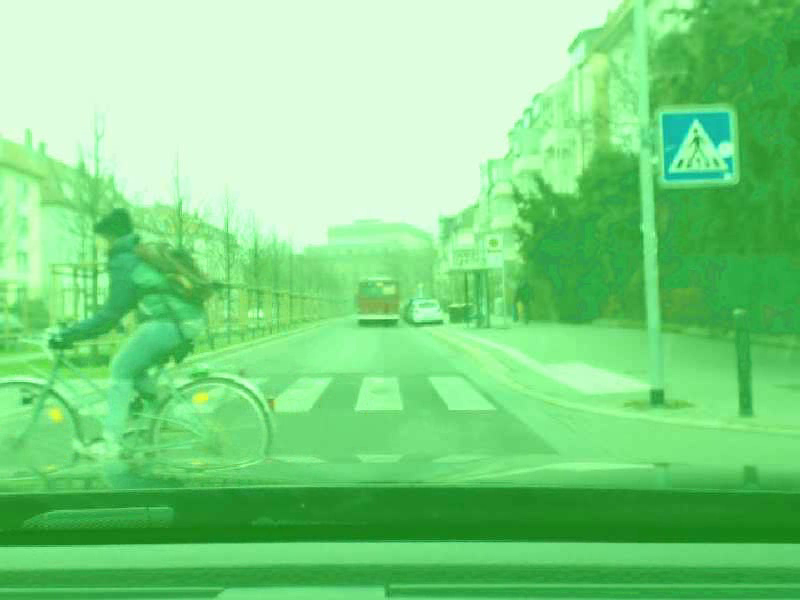
#> input picture frame 30 of Daten/video_20240314_115137.mp4, 800 x 600 px, given in place of vid.avi, which was not available
$ python video_test.py
#> lines starting #> are read from the running program, lines starting #| are printed output that depends on the picture; after the words box and inside, x2 and y2 are one past the last pixel; in counts of white or black regions, pixels touching at a corner belong together; pictures that were not available may be replaced by others from this repository, and a replacement may not be noted
# importing the necessary libraries
import cv2
import numpy as np

# Creating a VideoCapture object to read the video
cap = cv2.VideoCapture('../Input_Daten/vid.avi')

# Loop until the end of the video
while cap.isOpened():

    # Capture frame-by-frame
    ret, frame = cap.read()
#> frame is the input picture: shape (600, 800, 3); mean B, G, R 130.6, 214.3, 124.2
    frame = cv2.resize(frame, (540, 380), fx=0, fy=0,
                       interpolation=cv2.INTER_CUBIC)
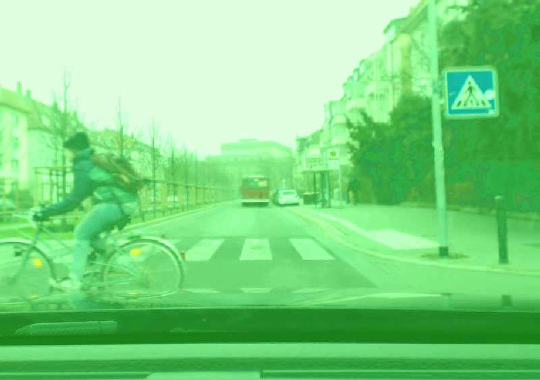
#> frame: shape (380, 540, 3); mean B, G, R 130.6, 214.3, 124.2

    # Display the resulting frame
    cv2.imshow('Frame', frame)

    # conversion of BGR to grayscale is necessary to apply this operation
    gray = cv2.cvtColor(frame, cv2.COLOR_BGR2GRAY)
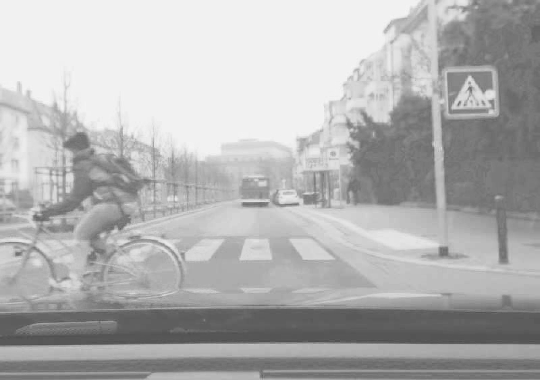
#> gray: shape (380, 540); min 77, max 246, mean 177.8

    # adaptive thresholding to use different threshold
    # values on different regions of the frame.
    Thresh = cv2.adaptiveThreshold(gray, 255, cv2.ADAPTIVE_THRESH_MEAN_C,
                                   cv2.THRESH_BINARY_INV, 11, 2)
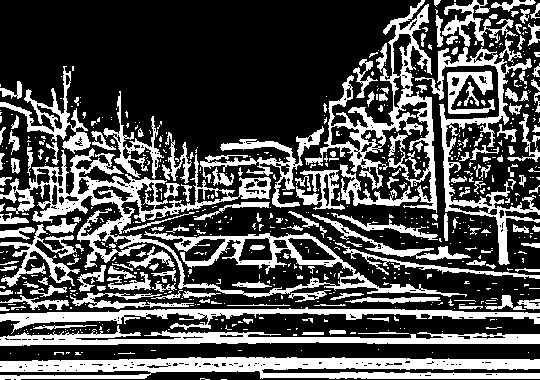
#> Thresh: shape (380, 540); 30.9% white; 694 white regions (520 under 20 px), largest, box (x1, y1, x2, y2) and area: (0, 148, 467, 298) 10018, (0, 357, 540, 380) 8275, (305, 0, 437, 213) 6473

    cv2.imshow('Thresh', Thresh)
    # define q as the exit button
    if cv2.waitKey(25) & 0xFF == ord('q'):
#> (key q is pressed here)
        break

# release the video capture object
cap.release()
# Closes all the windows currently opened.
cv2.destroyAllWindows()

$ run again, starting later in the video
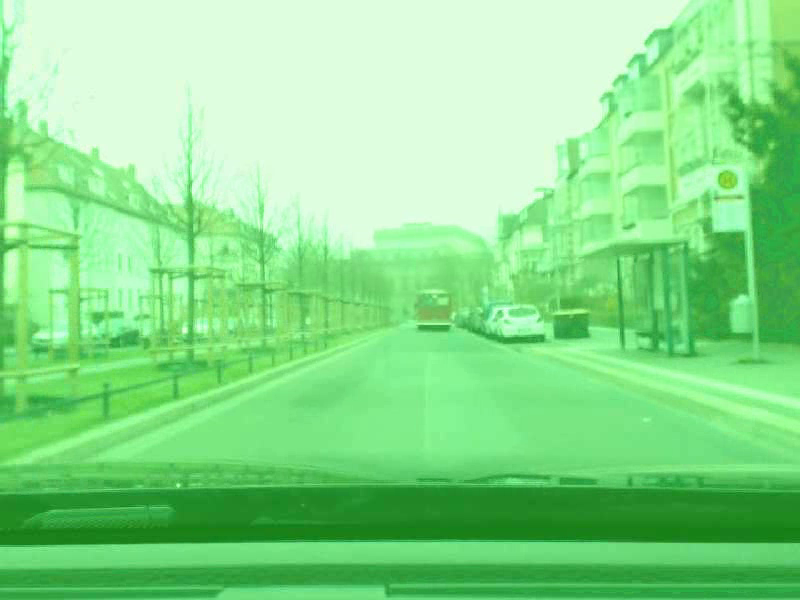
#> input picture frame 135 of Daten/video_20240314_115137.mp4, 800 x 600 px, given in place of vid.avi, which was not available
#> frame is the input picture: shape (600, 800, 3); mean B, G, R 138.8, 221.2, 134.3
#> frame: shape (380, 540, 3)
#> `gray = cv2.cvtColor(frame, cv2.COLOR_BGR2GRAY)`:
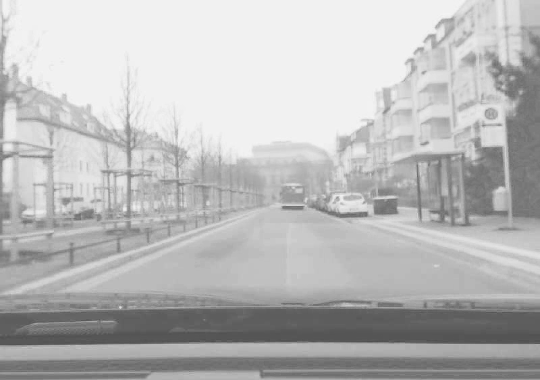
#> gray: shape (380, 540); min 78, max 246, mean 185.8
#> `Thresh = cv2.adaptiveThreshold(gray, 255, cv2.ADAPTIVE_THRESH_MEAN_C, ..`:
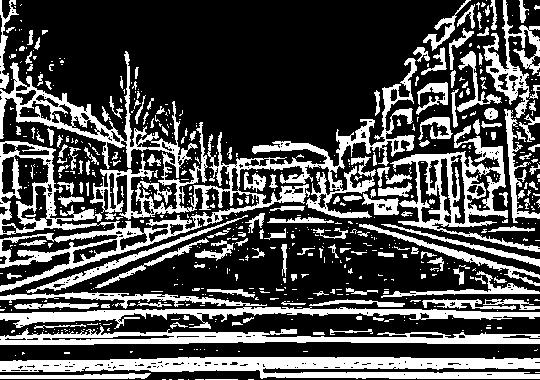
#> Thresh: shape (380, 540); 30.3% white; 629 white regions (462 under 20 px), largest, box (x1, y1, x2, y2) and area: (0, 51, 417, 292) 17813, (0, 357, 540, 379) 7818, (0, 325, 540, 345) 4749

$ run again, starting later in the video
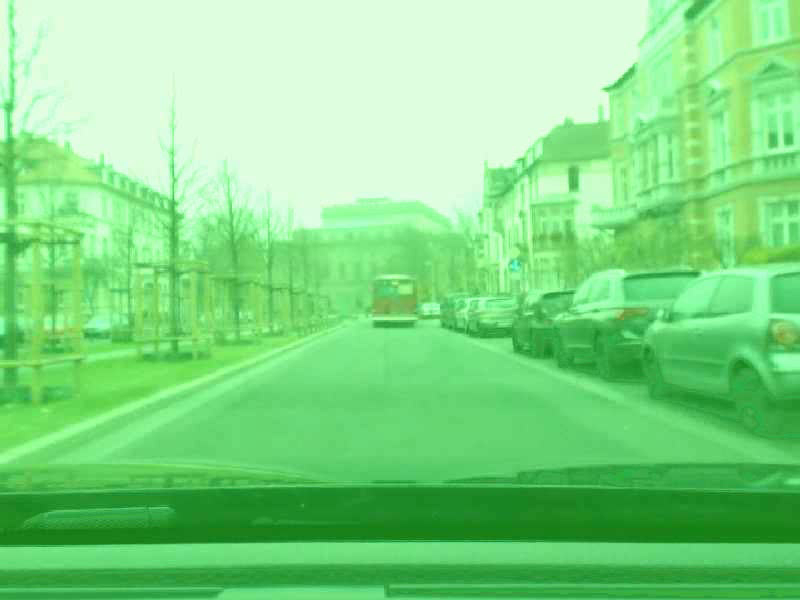
#> input picture frame 240 of Daten/video_20240314_115137.mp4, 800 x 600 px, given in place of vid.avi, which was not available
#> frame is the input picture: shape (600, 800, 3); mean B, G, R 132.4, 217.1, 127.1
#> frame: shape (380, 540, 3)
#> `gray = cv2.cvtColor(frame, cv2.COLOR_BGR2GRAY)`:
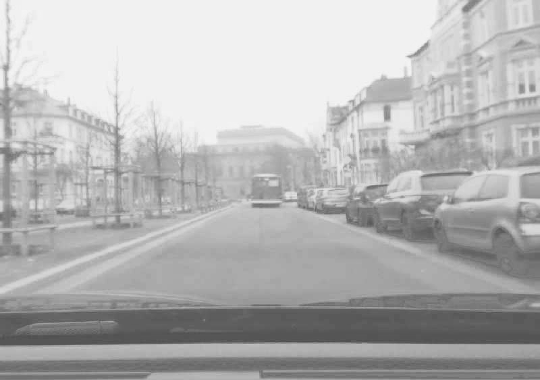
#> gray: shape (380, 540); min 77, max 246, mean 180.5
#> `Thresh = cv2.adaptiveThreshold(gray, 255, cv2.ADAPTIVE_THRESH_MEAN_C, ..`:
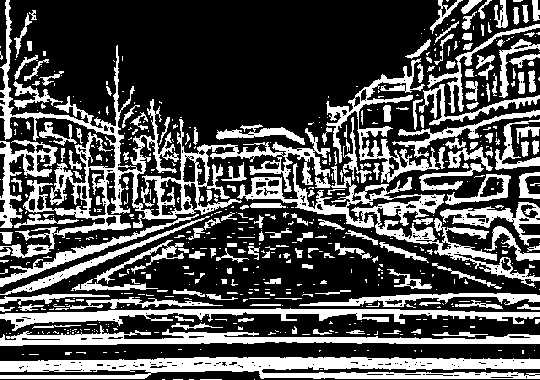
#> Thresh: shape (380, 540); 31.3% white; 617 white regions (433 under 20 px), largest, box (x1, y1, x2, y2) and area: (0, 0, 540, 287) 15808, (0, 357, 540, 379) 8258, (0, 325, 540, 346) 4199
